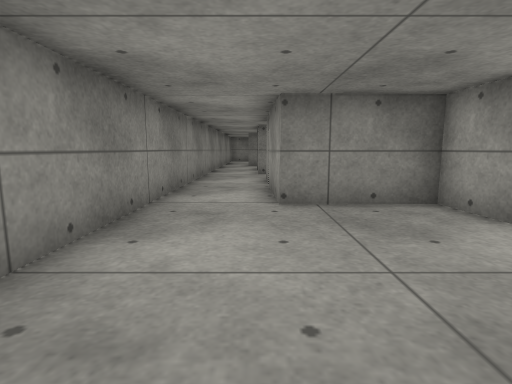
view 1 (above)

19 first-person views from a walk through a robot-simulator world made for Gazebo. The camera is 0.51 m above the floor, tilts 8° down and sees 80° across. The floor is counted in squares, 0.5 m on a side. Each view is taken from the middle of a square. On the plan, view 1 faces up. The plan holds only what a view shows up to about 12 squares ahead; the rest is blank.

view 2
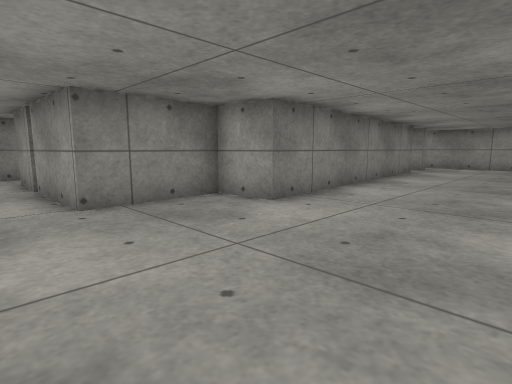

view 3
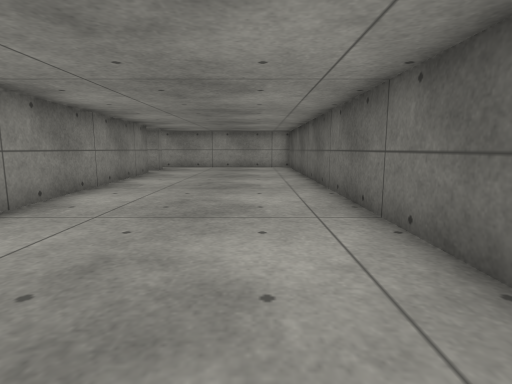

view 4
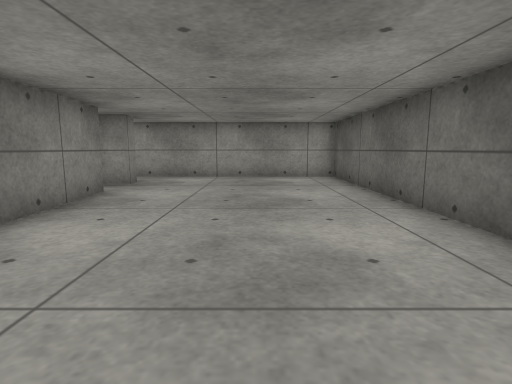

view 5
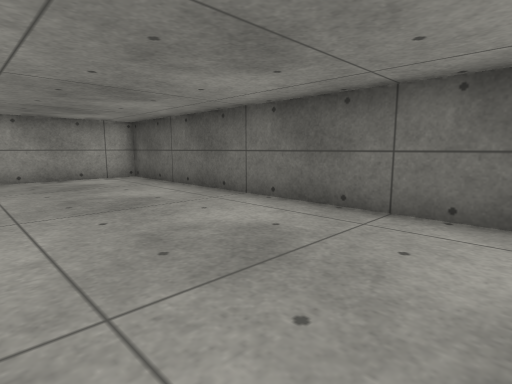

view 6
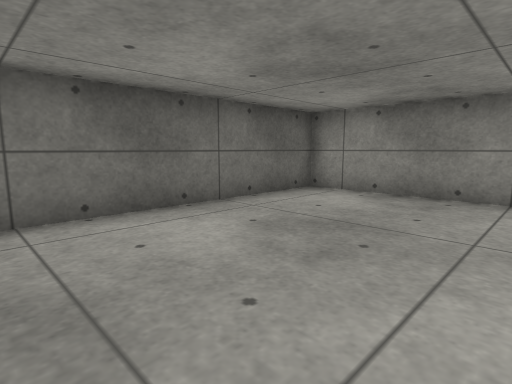

view 7
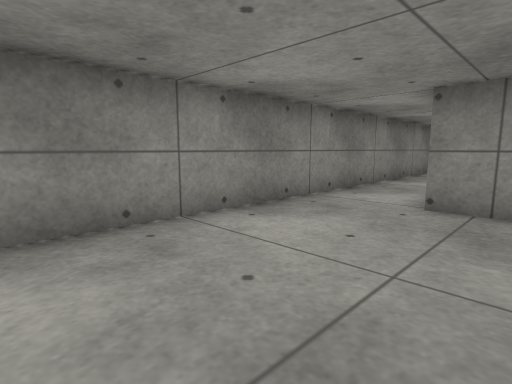

view 8
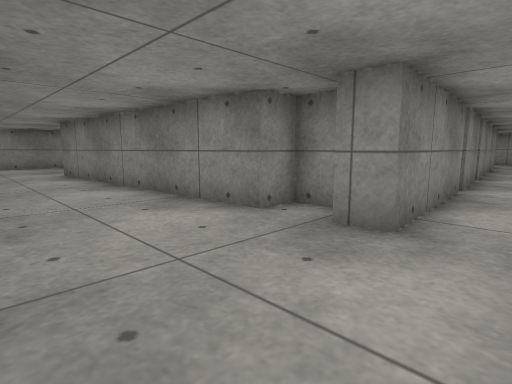

view 9
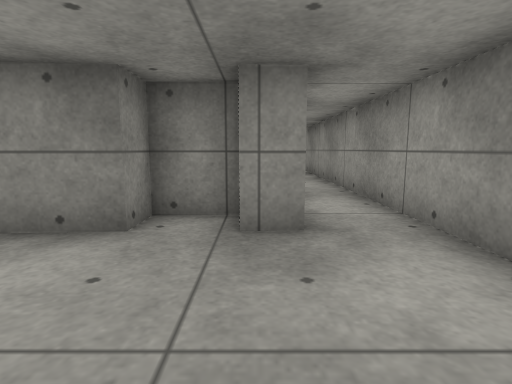

view 10
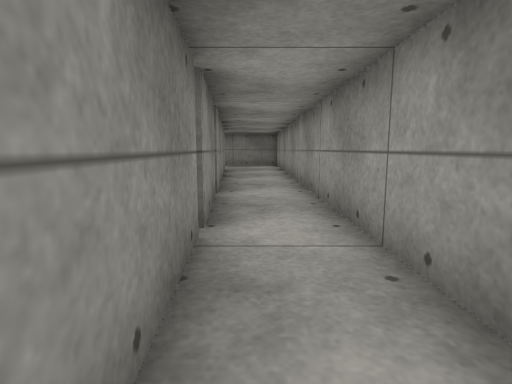

view 11
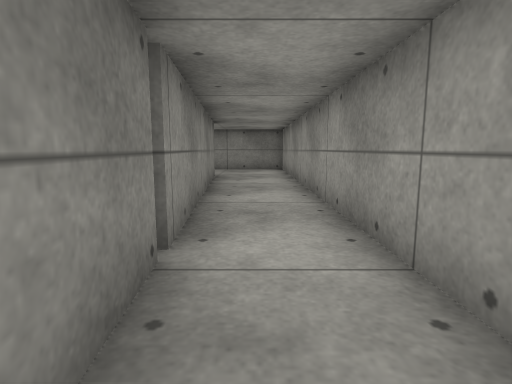

view 12
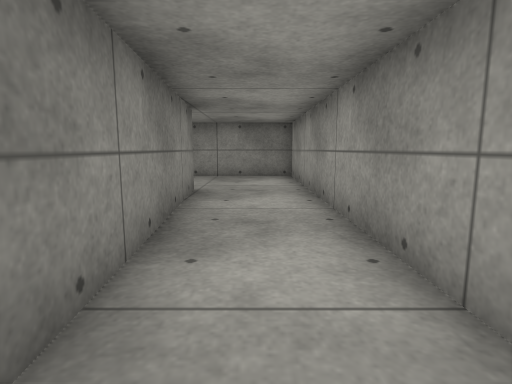

view 13
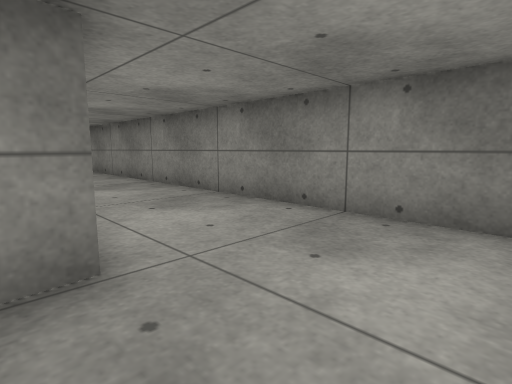

view 14
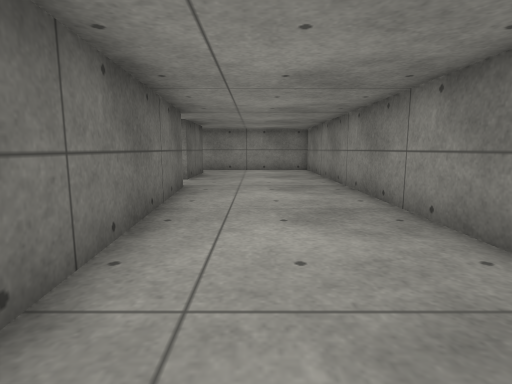

view 15
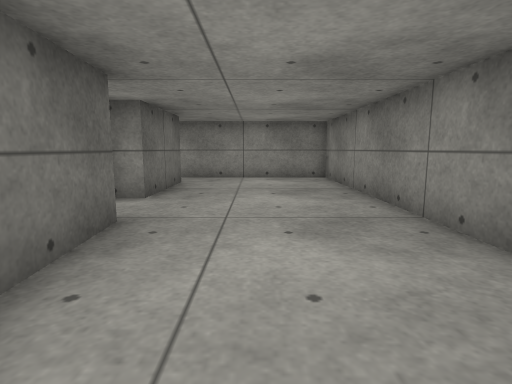

view 16
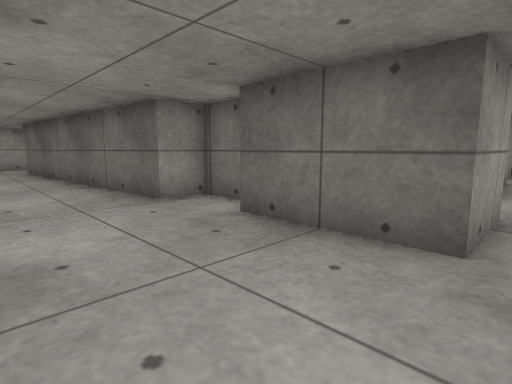

view 17
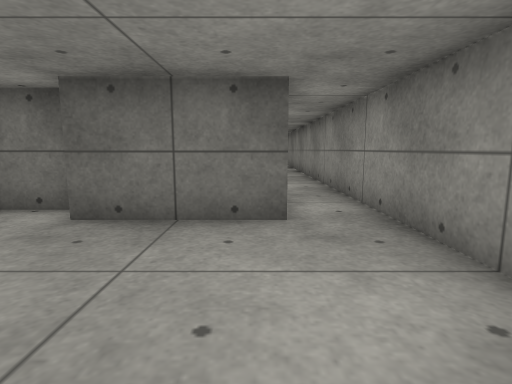

view 18
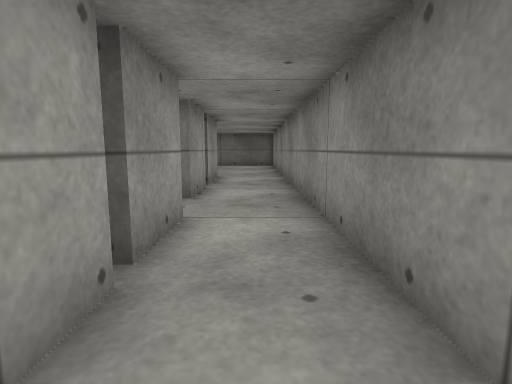

view 19
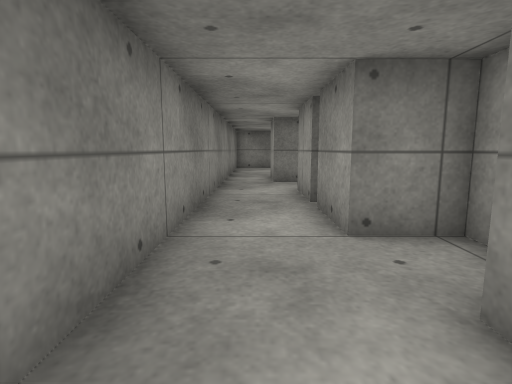

### Floor plan
Ten units are one square. View 1 is at (0, 0); x grows to the right and y downward. Boxes are objects, and circles mark ways between rooms. Rooms are numbered by the first view taken in them; rooms with no view inside come last. Other rooms are left out.
<svg viewBox="-25 -260 204 284">
<path fill="none" stroke="#000" d="M4 -88 4 -108M157 -49 148 -48 147 -57 134 -57 134 -47 35 -41 34 -57 4 -56 4 -84M15 -121 15 -125 1 -125M-20 -125 -20 19 174 19 174 -36M144 -219 151 -129M31 -199 47 -199 48 -210 140 -218M151 -127 153 -98M-5 -186 -5 -206 27 -209 27 -200M154 -96 157 -49M174 -36 174 -255 -20 -255 -20 -185M1 -148 1 -168M-20 -185 -20 -125M4 -186 -5 -186M1 -125 1 -145"/>
<circle cx="165" cy="-35" r="3" fill="#2a7"/>
<circle cx="-10" cy="-120" r="3" fill="#2a7"/>
<circle cx="-10" cy="-190" r="3" fill="#2a7"/>
<text x="70" y="-30">1</text>
<text x="100" y="-220">2</text>
<text x="-10" y="-160">3</text>
</svg>
Room 1 opens to room 2. Room 1 opens to room 3. Room 2 opens to room 3.

Where each view was taken, in squares from view 1:
view 1: 0 up, 0 right, facing up
view 2: 0 up, 1 left, facing up-right
view 3: 0 up, 0 right, facing right
view 4: 1 up, 6 right, facing right
view 5: 3 up, 6 right, facing down-right
view 6: 3 up, 5 right, facing down-left
view 7: 0 up, 2 right, facing up-left
view 8: 1 up, 17 right, facing up-left
view 9: 1 up, 15 right, facing up
view 10: 6 up, 16 right, facing up
view 11: 10 up, 16 right, facing up
view 12: 14 up, 16 right, facing up
view 13: 21 up, 17 right, facing up-left
view 14: 23 up, 13 right, facing left
view 15: 23 up, 9 right, facing left
view 16: 24 up, 1 left, facing down-right
view 17: 25 up, 0 right, facing down
view 18: 17 up, 1 left, facing down
view 19: 9 up, 1 left, facing up
